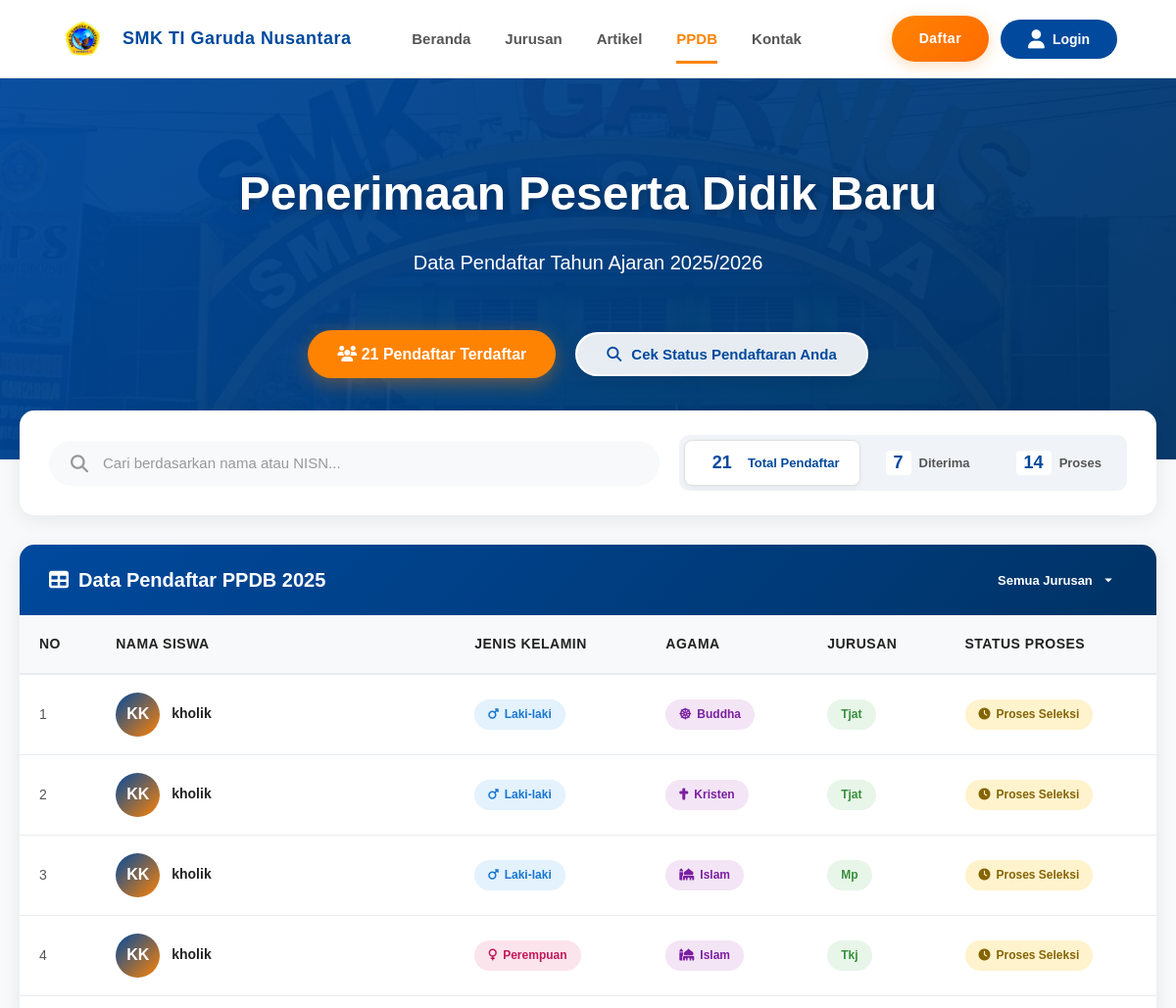
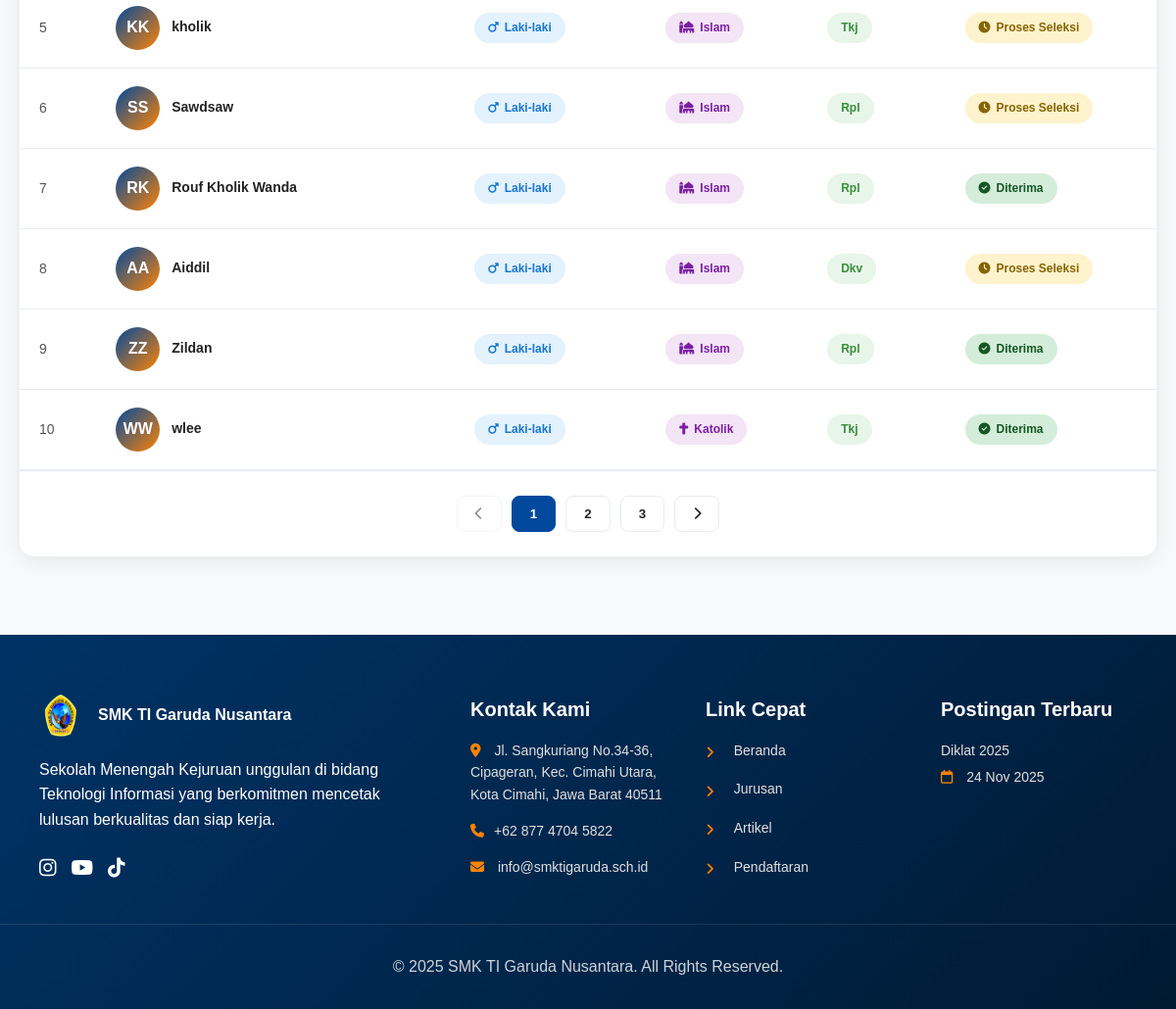
Page /ppdb.php on the committed database (2 pictures, top to bottom).
### tables this page shows
CREATE TABLE `ppdb_pendaftar` (
  `id` int NOT NULL,
  `nisn` varchar(20) DEFAULT NULL,
  `nama_lengkap` varchar(100) NOT NULL,
  `jenis_kelamin` enum('laki-laki','perempuan') NOT NULL,
  `agama` varchar(20) NOT NULL,
  `tempat_lahir` varchar(50) NOT NULL,
  `tanggal_lahir` date NOT NULL,
  `alamat_email` varchar(100) DEFAULT NULL,
  `no_hp` varchar(20) NOT NULL,
  `nama_sekolah` varchar(100) NOT NULL,
  `jurusan` varchar(50) NOT NULL,
  `status` enum('proses','diterima','ditolak') DEFAULT 'proses',
  `status_akun` int NOT NULL DEFAULT '0',
  `created_at` timestamp NULL DEFAULT CURRENT_TIMESTAMP
);

CREATE TABLE `berita` (
  `id` int NOT NULL,
  `judul` varchar(255) NOT NULL,
  `isi` text NOT NULL,
  `tags` varchar(255) DEFAULT NULL,
  `gambar` varchar(255) DEFAULT NULL,
  `tanggal` datetime NOT NULL DEFAULT CURRENT_TIMESTAMP,
  `penulis` varchar(100) NOT NULL,
  `views` int DEFAULT '0'
);

### ppdb.php (the view, shortened to what this page needs)
<?php
include 'config/koneksi.php';
$query_tabel = "SELECT id, nama_lengkap, jenis_kelamin, agama, jurusan, status, nisn FROM ppdb_pendaftar WHERE status IN ('diterima', 'proses') ORDER BY id DESC";
$result_tabel = mysqli_query($db, $query_tabel);
$rows = [];
if ($result_tabel) {
    while ($row = mysqli_fetch_assoc($result_tabel)) {
        $rows[] = $row;
    }
}
$query_total = "SELECT COUNT(*) AS total FROM ppdb_pendaftar";
$result_total = mysqli_query($db, $query_total);
$total_pendaftar = ($result_total) ? mysqli_fetch_assoc($result_total)['total'] : 0;
$query_diterima = "SELECT COUNT(*) AS total FROM ppdb_pendaftar WHERE status = 'diterima'";
$result_diterima = mysqli_query($db, $query_diterima);
$total_diterima = ($result_diterima) ? mysqli_fetch_assoc($result_diterima)['total'] : 0;
$query_proses = "SELECT COUNT(*) AS total FROM ppdb_pendaftar WHERE status = 'proses'";
$result_proses = mysqli_query($db, $query_proses);
$total_proses = ($result_proses) ? mysqli_fetch_assoc($result_proses)['total'] : 0;
?>
<!DOCTYPE html>
<html lang="id">
<head>
</head>
<body>
    <?php include 'include/nav.php';  ?>
    <section class="hero-ppdb">
        <h1>Penerimaan Peserta Didik Baru</h1>
        <p>Data Pendaftar Tahun Ajaran 2025/2026</p>
        <div class="hero-buttons">
            <div class="hero-ppdb-badge">
                <i class="fas fa-users"></i> <?= $total_pendaftar ?> Pendaftar Terdaftar
            </div>
            <button class="btn-cek-status" id="cekStatusBtn">
                <i class="fas fa-search"></i> Cek Status Pendaftaran Anda
            </button>
        </div>
        </section>
    <div class="ppdb-container">
        <div class="search-stats-bar">
            <div class="search-bar">
                <i class="fas fa-search"></i>
                <input type="text" id="searchInput" placeholder="Cari berdasarkan nama atau NISN...">
            </div>
            <div class="stat-tabs">
                <div class="stat-tab active">
                    <span class="number"><?= $total_pendaftar ?></span>
                    <span class="label">Total Pendaftar</span>
                </div>
                <div class="stat-tab">
                    <span class="number"><?= $total_diterima ?></span>
                    <span class="label">Diterima</span>
                </div>
                <div class="stat-tab">
                    <span class="number"><?= $total_proses ?></span>
                    <span class="label">Proses</span>
                </div>
            </div>
        </div>
        <div class="data-table-container">
            <div class="table-header">
                <h3><i class="fas fa-table"></i> Data Pendaftar PPDB 2025</h3>
                <div class="table-filter">
                     <select id="jurusanSelect" class="filter-btn">
                         <option value="">Semua Jurusan</option>
                     </select>
                </div>
            </div>
            <div class="table-wrapper" id="tableWrapper">
                <table>
                    <thead>
                        <tr>
                            <th>No</th>
                            <th>Nama Siswa</th>
                            <th>Jenis Kelamin</th>
                            <th>Agama</th>
                            <th>Jurusan</th>
                            <th>Status Proses</th>
                        </tr>
                    </thead>
                    <tbody id="ppdbTableBody">
                        <?php if (count($rows) === 0): ?>
                            <tr class="no-data">
                                <td colspan="6">Belum ada pendaftar yang statusnya Diterima atau Proses.</td>
                            </tr>
                        <?php else: ?>
                            <?php foreach ($rows as $i => $row): ?>
                                <tr>
                                    <td><?= $i + 1 ?></td>
                                    <td>
                                        <div class="student-name">
                                            <div class="student-avatar">
                                                <?= strtoupper(substr($row['nama_lengkap'], 0, 1)) . strtoupper(substr(explode(' ', $row['nama_lengkap'])[1] ?? $row['nama_lengkap'], 0, 1)) ?>
                                            </div>
                                            <div class="student-info">
                                                <div class="name"><?= htmlspecialchars($row['nama_lengkap']) ?></div>
                                            </div>
                                        </div>
                                    </td>
                                    <td>
                                        <span class="badge badge-<?= $row['jenis_kelamin'] == 'laki-laki' ? 'male' : 'female' ?>">
                                            <i class="fas fa-<?= $row['jenis_kelamin'] == 'laki-laki' ? 'mars' : 'venus' ?>"></i>
                                            <?= ucwords($row['jenis_kelamin']) ?>
                                        </span>
                                    </td>
                                    <td>
                                         <span class="badge badge-agama">
                                            <i class="fas fa-<?= $row['agama'] == 'islam' ? 'mosque' : ($row['agama'] == 'kristen' || $row['agama'] == 'katolik' ? 'cross' : ($row['agama'] == 'hindu' ? 'om' : ($row['agama'] == 'buddha' ? 'dharmachakra' : 'yin-yang'))) ?>"></i>
                                            <?= ucwords($row['agama']) ?>
                                        </span>
                                    </td>
                                    <td>
                                        <span class="badge badge-jurusan"><?= ucwords($row['jurusan']) ?></span>
                                    </td>
                                    <td>
                                        <span class="status-badge status-<?= strtolower($row['status']) ?>">
                                            <i class="fas fa-<?= $row['status'] == 'diterima' ? 'check-circle' : 'clock' ?>"></i>
                                            <?= $row['status'] == 'diterima' ? 'Diterima' : 'Proses Seleksi' ?>
                                        </span>
                                    </td>
                                </tr>
                            <?php endforeach ?>
                        <?php endif ?>
                    </tbody>
                </table>
            </div>
            <div class="pagination">
                </div>
        </div>
    </div>
    <?php include 'include/footer.php'; ?>
</body>
</html>

### include/footer.php (shortened to what this page needs)
<?php
require_once 'config/koneksi.php';
$sql_berita = "SELECT id, judul, tanggal FROM berita ORDER BY tanggal DESC LIMIT 3";
$result_berita = mysqli_query($db, $sql_berita);
?>
<footer id="kontak" role="contentinfo">
    <div class="footer-content">
        <div class="footer-section">
            <div class="footer-logo">
                <img src="assets/logo.png" alt="Logo SMK" class="footer-logo-img">
                <span><b>SMK TI Garuda Nusantara</b></span>
            </div>
            <p>Sekolah Menengah Kejuruan unggulan di bidang Teknologi Informasi yang berkomitmen mencetak lulusan
                berkualitas dan siap kerja.</p>
            <div class="social-links">
                <a href="https://www.instagram.com/smktignc_?igsh=MTlzZmcyZ2U0Znk5aw==" target="_blank" aria-label="Instagram">
                    <i class="fab fa-instagram"></i>
                </a>
                <a href="https://youtube.com/@kesiswaangarnus?si=UbOoW0H8ELekvKHl" target="_blank" aria-label="YouTube">
                    <i class="fab fa-youtube"></i>
                </a>
                <a href="https://www.tiktok.com/@officialsmktigarnus?_r=1&_t=ZS-912Ago5SlVQ" target="_blank" aria-label="TikTok">
                    <i class="fab fa-tiktok"></i>
                </a>
            </div>
        </div>
        <div class="footer-section">
            <h3>Kontak Kami</h3>
            <ul>
                <a href="https://maps.app.goo.gl/UtwVr95LEqjfE49z6">
                    <li><i class="fas fa-map-marker-alt"></i> Jl. Sangkuriang No.34-36, Cipageran, Kec. Cimahi Utara,
                        Kota Cimahi, Jawa Barat 40511</li>
                </a>
                <a href="https://wa.me/6287747045822">
                    <li><i class="fas fa-phone"></i>+62 877 4704 5822</li>
                </a>
                <li><i class="fas fa-envelope"></i> info@smktigaruda.sch.id</li>
            </ul>
        </div>
        <div class="footer-section">
            <h3>Link Cepat</h3>
            <ul>
                <li><a href="./index.php#beranda"><i class="fas fa-angle-right"></i> Beranda</a></li>
                <li><a href="./index.php#jurusan-program"><i class="fas fa-angle-right"></i> Jurusan</a></li>
                <li><a href="./index.php#artikel"><i class="fas fa-angle-right"></i> Artikel</a></li>
                <li><a href="ppdb.php"><i class="fas fa-angle-right"></i> Pendaftaran</a></li>
            </ul>
        </div>
        <div class="footer-section">
            <h3>Postingan Terbaru</h3>
            <ul>
                <?php
                if ($result_berita && mysqli_num_rows($result_berita) > 0) {
                    while ($row = mysqli_fetch_assoc($result_berita)) {
                        $tanggal_formatted = date('j M Y', strtotime($row['tanggal']));
                        $link_artikel = "article.php?id=" . $row['id'];
                        echo '<li class="recent-post-item">';
                        echo '  <a href="' . htmlspecialchars($link_artikel) . '">' . htmlspecialchars($row['judul']) . '</a>';
                        echo '  <span class="recent-post-date"><i class="far fa-calendar"></i> ' . $tanggal_formatted . '</span>';
                        echo '</li>';
                    }
                } else {
                    echo '<li class="recent-post-item">Belum ada postingan terbaru.</li>';
                }
                ?>
            </ul>
        </div>
        </div>
    <div class="footer-bottom">
        <p>© 2025 SMK TI Garuda Nusantara. All Rights Reserved.</p>
    </div>
</footer>

### include/nav.php (style rules this page uses)
:root { --primary-orange: #ff8303; --primary-blue: #00499d; --text-dark: #0f1724; --text-gray: #6b7280; --border-gray: #e6e9ee; }
* { margin: 0; padding: 0; box-sizing: border-box; -webkit-tap-highlight-color: transparent !important; }
html { scroll-behavior: smooth; }
body { padding-top: 80px; margin: 0; font-family: 'Poppins', sans-serif; line-height: 1.6; overflow-x: hidden; }
a { text-decoration: none; color: inherit; }
button { -webkit-tap-highlight-color: transparent !important; -webkit-appearance: none; appearance: none; border: none; background: none; cursor: pointer; }

### include/footer.php (style rules this page uses)
:root { --primary-orange: #ff8303; --primary-blue: #00499d; --dark-blue: #003366; --text-dark: #222; --text-gray: #555; --border-gray: #e0e0e0; }
footer { background: linear-gradient(135deg, var(--dark-blue), #001a33); color: white; padding: 60px 0 30px; width: 100%; box-sizing: border-box; }
.footer-content { max-width: 1200px; margin: 0 auto; display: grid; grid-template-columns: 2fr 1fr 1fr 1fr; gap: 40px; padding: 0 40px; }
.footer-section { text-align: left; }
.footer-section h3 { color: white; margin-bottom: 15px; font-size: 20px; text-align: left; }
.footer-section p { text-align: left; margin-bottom: 20px; line-height: 1.6; }
.footer-section ul { list-style: none; padding: 0; margin: 0; }
.footer-section ul li { margin-bottom: 15px; color: #e0e0e0; font-size: 14px; text-align: left; }
.footer-section ul li i { margin-right: 10px; color: var(--primary-orange); margin-top: 4px; }
.footer-section ul li a { color: #e0e0e0; text-decoration: none; transition: color 0.3s; display: inline-flex; align-items: center; text-align: left; gap: 10px; }
.footer-logo { display: flex; align-items: center; gap: 15px; margin-bottom: 20px; justify-content: flex-start; text-align: left; width: 100%; }
.footer-logo span { display: flex; align-items: center; height: 45px; text-align: left; }
.footer-logo-img { width: 45px; height: 45px; transition: transform 0.3s; }
.social-links { display: flex; gap: 15px; margin-top: 20px; }
.social-links a { color: white; font-size: 20px; transition: color 0.3s; }
.footer-bottom { text-align: center; padding-top: 30px; margin-top: 30px; border-top: 1px solid rgba(255, 255, 255, 0.1); color: rgba(255, 255, 255, 0.8); }
.recent-post-item { text-align: left; width: 100%; }
.recent-post-item a { display: block; text-align: left; margin-bottom: 5px; }
.recent-post-date { display: block; text-align: left; }
.recent-post-date i { margin-right: 5px; }

### rows in the picture
ppdb_pendaftar: nama_lengkap "K", nama_lengkap "kholik", jenis_kelamin "Laki-laki", agama "Buddha", jurusan "Tjat", status "Proses Seleksi"
ppdb_pendaftar: nama_lengkap "K", nama_lengkap "kholik", jenis_kelamin "Laki-laki", agama "Kristen", jurusan "Tjat", status "Proses Seleksi"
ppdb_pendaftar: nama_lengkap "K", nama_lengkap "kholik", jenis_kelamin "Laki-laki", agama "Islam", jurusan "Mp", status "Proses Seleksi"
ppdb_pendaftar: nama_lengkap "K", nama_lengkap "kholik", jenis_kelamin "Perempuan", agama "Islam", jurusan "Tkj", status "Proses Seleksi"
ppdb_pendaftar: nama_lengkap "K", nama_lengkap "kholik", jenis_kelamin "Laki-laki", agama "Islam", jurusan "Tkj", status "Proses Seleksi"
ppdb_pendaftar: nama_lengkap "S", nama_lengkap "Sawdsaw", jenis_kelamin "Laki-laki", agama "Islam", jurusan "Rpl", status "Proses Seleksi"
ppdb_pendaftar: nama_lengkap "R", nama_lengkap "K", nama_lengkap "Rouf Kholik Wanda", jenis_kelamin "Laki-laki", agama "Islam", jurusan "Rpl", status "Diterima"
ppdb_pendaftar: nama_lengkap "A", nama_lengkap "Aiddil", jenis_kelamin "Laki-laki", agama "Islam", jurusan "Dkv", status "Proses Seleksi"
ppdb_pendaftar: nama_lengkap "Z", nama_lengkap "Zildan", jenis_kelamin "Laki-laki", agama "Islam", jurusan "Rpl", status "Diterima"
ppdb_pendaftar: nama_lengkap "W", nama_lengkap "wlee", jenis_kelamin "Laki-laki", agama "Katolik", jurusan "Tkj", status "Diterima"
berita: judul "Diklat 2025", tanggal "24 Nov 2025"

### other values in the picture
$total_pendaftar "21"
$total_diterima "7"
$total_proses "14"
